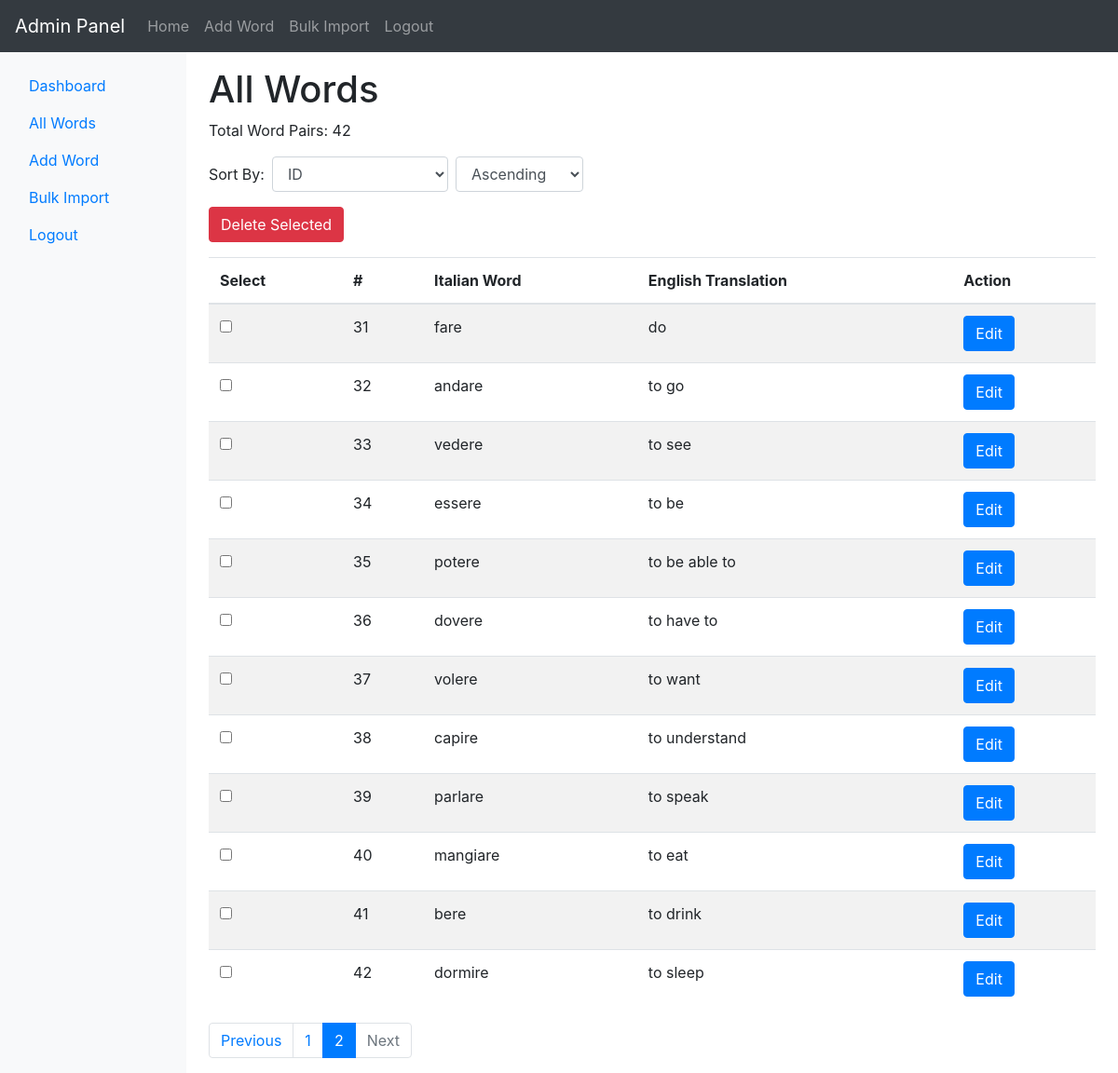
Page /admin/all_words.php?page=2 on the committed database.
### tables this page shows
CREATE TABLE `words` (
  `id` int(11) NOT NULL,
  `italian_word` varchar(255) NOT NULL,
  `english_translation` varchar(255) NOT NULL
);

### admin/all_words.php (the view, shortened to what this page needs)
<?php
include 'config.php';
include 'header.php';
include 'sidebar.php';
$limit = 30;
$page = isset($_GET['page']) ? $_GET['page'] : 1;
$start = ($page - 1) * $limit;
$orderBy = isset($_GET['order_by']) ? $_GET['order_by'] : 'id';
$order = isset($_GET['order']) ? $_GET['order'] : 'ASC';
$sqlTotal = "SELECT COUNT(id) AS total FROM words";
$resultTotal = $conn->query($sqlTotal);
$totalWords = $resultTotal->fetch_assoc()['total'];
$totalPages = ceil($totalWords / $limit);
$sql = "SELECT id, italian_word, english_translation FROM words ORDER BY $orderBy $order LIMIT $start, $limit";
$result = $conn->query($sql);
?>
<h1>All Words</h1>
<p>Total Word Pairs: <?php echo $totalWords; ?></p>
<div class="row">
    <div class="col-md-6">
        <form action="" method="get" class="form-inline mb-3">
            <label for="order_by" class="mr-2">Sort By:</label>
            <select name="order_by" id="order_by" class="form-control mr-2" onchange="this.form.submit()">
                <option value="id" <?php if ($orderBy === 'id') echo 'selected'; ?>>ID</option>
            </select>
            <select name="order" id="order" class="form-control mr-2" onchange="this.form.submit()">
                <option value="ASC" <?php if ($order === 'ASC') echo 'selected'; ?>>Ascending</option>
            </select>
        </form>
    </div>
</div>
<form id="deleteForm" action="delete_selected_words.php" method="post">
    <button id="deleteBtn" type="button" class="btn btn-danger mb-3" data-toggle="modal" data-target="#deleteModal"> Delete Selected</button>
    <table class="table table-striped">
        <thead>
            <tr>
                <th>Select</th>
                <th>#</th>
                <th>Italian Word</th>
                <th>English Translation</th>
                <th>Action</th>
            </tr>
        </thead>
        <tbody>
            <?php if ($result->num_rows > 0) {
                $serialNumber = $start + 1;
                while ($row = $result->fetch_assoc()) {
                    echo "<tr>";
                    echo "<td><input type='checkbox' name='selected_words[]' value='{$row['id']}'></td>";
                    echo "<td>{$serialNumber}</td>";
                    echo "<td>{$row['italian_word']}</td>";
                    echo "<td>{$row['english_translation']}</td>";
                    echo "<td><a href='edit_word.php?id={$row['id']}' class='btn btn-primary'>Edit</a></td>";
                    echo "</tr>";
                    $serialNumber++;
                }
            } else {
                echo "<tr><td colspan='5'>No words found in the database.</td></tr>";
            }
            ?>
        </tbody>
    </table>
</form>
<div class="row">
    <div class="col-md-6">
        <ul class="pagination">
            <li class="page-item <?php if ($page <= 1) echo 'disabled'; ?>">
                <a class="page-link" href="?page=<?php echo $page - 1; ?>">Previous</a>
            </li>
            <?php for ($i = 1; $i <= $totalPages; $i++) : ?>
            <li class="page-item <?php if ($i == $page) echo 'active'; ?>">
                <a class="page-link" href="?page=<?php echo $i; ?>"><?php echo $i; ?></a>
            </li>
            <?php endfor; ?>
            <li class="page-item <?php if ($page >= $totalPages) echo 'disabled'; ?>">
                <a class="page-link" href="?page=<?php echo $page + 1; ?>">Next</a>
            </li>
        </ul>
    </div>
</div>
<?php
include 'footer.php';
?>

### rows in the picture
words: italian_word "fare", english_translation "do"
words: italian_word "andare", english_translation "to go"
words: italian_word "vedere", english_translation "to see"
words: italian_word "essere", english_translation "to be"
words: italian_word "potere", english_translation "to be able to"
words: italian_word "dovere", english_translation "to have to"
words: italian_word "volere", english_translation "to want"
words: italian_word "capire", english_translation "to understand"
words: italian_word "parlare", english_translation "to speak"
words: italian_word "mangiare", english_translation "to eat"
words: italian_word "bere", english_translation "to drink"
words: italian_word "dormire", english_translation "to sleep"

### other values in the picture
$totalWords "42"
